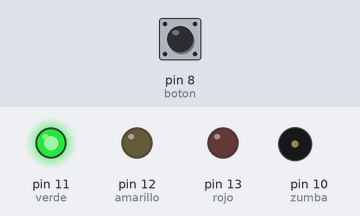
A sketch run on a simulated Arduino Uno, built with avr-gcc and run on an emulated ATmega328P. Parts: output pins drawn as LEDs (lit = HIGH), buzzer (waves = sounding, pin HIGH). Inputs (shaded band) come from the test bench; at power-on: pin 8 (boton) LOW. What the sketch prints to the serial monitor is not drawn.

Above: at 0.1 s.
At 5.6 s:
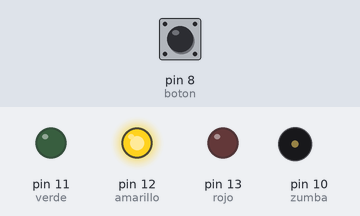
At 7.6 s:
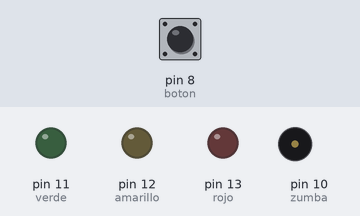
At 21.5 s:
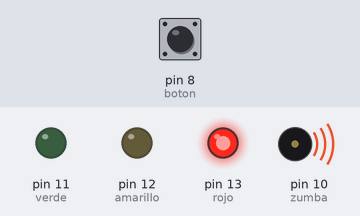
At 38.2 s:
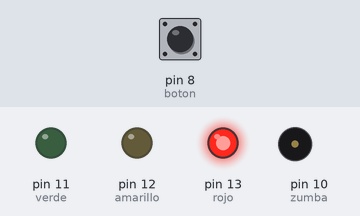
Timing chart, 0 to 39.7 s (numbered marks = the images above):
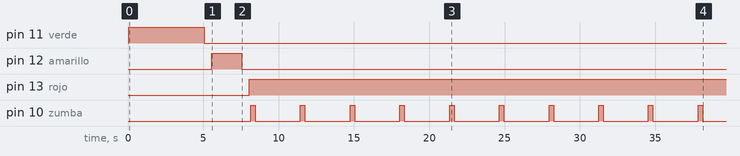

The sketch:

semaforzumbapulsador.ino
```cpp
int estadoBoton=0; //guarda estado boton
int rojo =13;      //definimos el valor del pin para el led rojo
int amarillo=12;  //definimos el valor del pin para el led amarillo
int verde=11;   //definimos el valor del pin para el led verde
int zumba=10;   //definimos la variable para el zumbador
int boton=8; // definimos entrada pulsador

void setup() {
  // put your setup code here, to run once:
  pinMode(verde,OUTPUT);     //declaramos el pin verde como salida
  pinMode(amarillo,OUTPUT);  //declaramos el pin amarillo como salida
  pinMode(rojo,OUTPUT);     //declaramos el pin rojo como salida
  pinMode(zumba,OUTPUT);    //salida zumbador
  pinMode(boton,INPUT);    //entrada pulsador
  Serial.begin(9600);

  }

void loop() {
  // put your main code here, to run repeatedly:


 estadoBoton=digitalRead(boton);
 Serial.println(estadoBoton);
 delay(50); //estabilidad para mostrar


 digitalWrite(verde,HIGH); //encendemos el led verde
 delay(5000);             //esperamos 5 segundos


 digitalWrite(verde,LOW);  //apagamos el led verde
 delay(500);              //esperamos medio segundo

 digitalWrite(amarillo,HIGH); //encendemos el led amarillo
 delay(2000);                 //esperamos 2 segundos
 digitalWrite(amarillo,LOW);  //apagamos el led amarillo
 delay(500);                  //esperamos medio segundo

 digitalWrite(rojo,HIGH); //encendemos el led rojo
 delay(100);              //esperamos 0.1 segundos
  for (int i=0; i<20; i++){           // bucle que se repite 5 veces
       digitalWrite(zumba, HIGH);    // sonido
       delay(300);                      // pausa
       digitalWrite(zumba, LOW);     // silencio
       delay(3000);                      // pausa
    }

 digitalWrite(rojo,LOW); //apagamos el led rojo

}
```

Measured:
- by itself, pin 11 (verde): LOW → HIGH at 0.05 s, → LOW 5.0 s later
- by itself, pin 12 (amarillo): LOW → HIGH at 5.6 s, → LOW 2.0 s later
- by itself, pin 13 (rojo): LOW → HIGH at 8.1 s
- by itself, pin 10 (zumba): LOW → HIGH at 8.2 s, → LOW 0.30 s later, → HIGH 3.0 s later, → LOW 0.30 s later, … (20 changes in this stretch)
